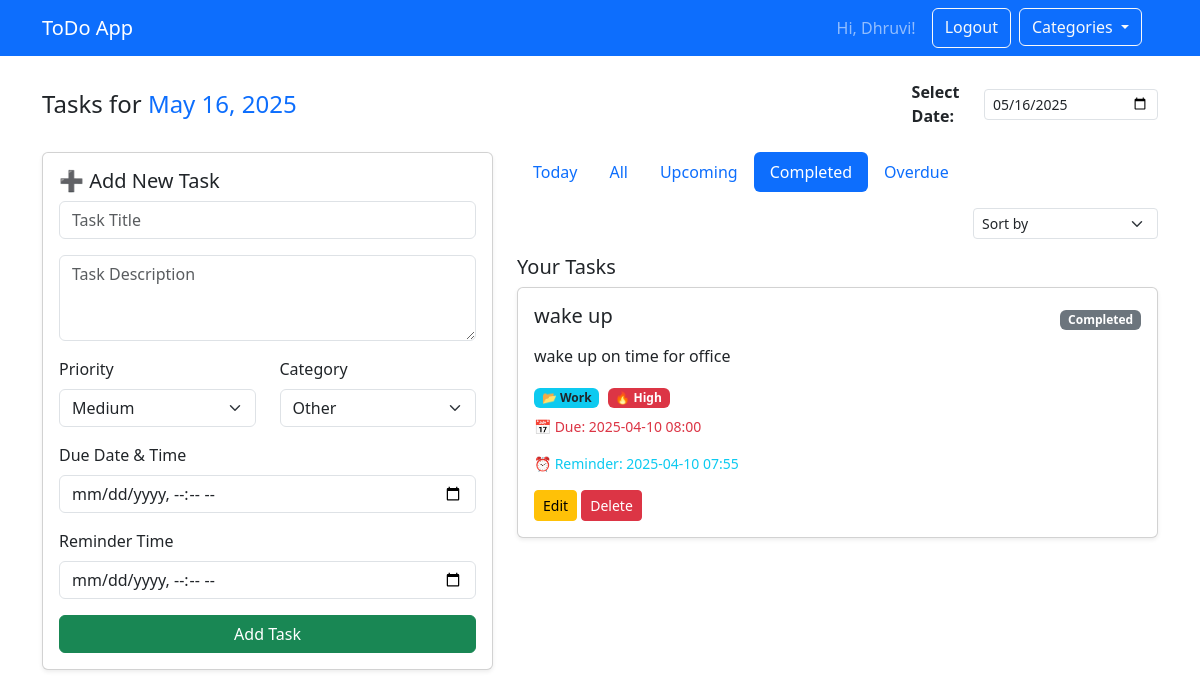
/tasks/completed (signed in), run on the app's committed database.
### models.py (models this page shows)
class User(UserMixin, db.Model):
    id = db.Column(db.Integer, primary_key=True)
    username = db.Column(db.String(80), unique=True, nullable=False)
    password = db.Column(db.String(200), nullable=False)
    todos = db.relationship('Todo', backref='owner', lazy=True)

class Todo(db.Model):
    id = db.Column(db.Integer, primary_key=True)
    title = db.Column(db.String(100), nullable=False)
    description = db.Column(db.Text, nullable=True)
    category = db.Column(db.String(20), nullable=False, default='Other')
    created_at = db.Column(db.DateTime, default=datetime.utcnow)
    reminder_time = db.Column(db.DateTime, nullable=True)
    completed = db.Column(db.Boolean, default=False)
    due_date = db.Column(db.DateTime, nullable=True)
    priority = db.Column(db.String(10), nullable=False, default='Medium')
    user_id = db.Column(db.Integer, db.ForeignKey('user.id'), nullable=False)

### routes.py (the view)
@app.route('/tasks/completed')
@login_required
def completed_tasks():
    now = datetime.now()
    tasks = Todo.query.filter_by(user_id=current_user.id, completed=True).all()
    return render_template('index.html', tasks=tasks, selected_date=date.today(), now=now, active_tab='completed')

### routes.py (called while the page is built)
@login_manager.user_loader
def load_user(user_id):
    return User.query.get(int(user_id))

### templates/index.html (shortened to what this page needs)
{% extends 'base.html' %}
{% block content %}
<div class="d-flex justify-content-between align-items-center mb-4">
  <h4 class="mb-0">
    Tasks for <span class="text-primary">{{ selected_date.strftime('%B %d, %Y') }}</span>
  </h4>
  <div class="d-flex align-items-center">
    <label for="datePicker" class="me-2 fw-semibold">Select Date:</label>
    <input type="date" class="form-control form-control-sm" id="datePicker"
           value="{{ selected_date.strftime('%Y-%m-%d') }}">
  </div>
</div>
<div class="row">
  <div class="col-md-5 mb-4">
    <div class="card shadow-sm">
      <div class="card-body">
        <h5 class="card-title">➕ Add New Task</h5>
        <form method="POST" action="{{ url_for('add') }}">
          <div class="mb-3">
            <input type="text" name="title" class="form-control" placeholder="Task Title" required>
          </div>
          <div class="mb-3">
            <textarea name="description" class="form-control" rows="3" placeholder="Task Description"></textarea>
          </div>
          <div class="row">
            <div class="col-6 mb-3">
              <label class="form-label">Priority</label>
              <select name="priority" class="form-select" required>
                <option value="Medium" selected>Medium</option>
              </select>
            </div>
            <div class="col-6 mb-3">
              <label class="form-label">Category</label>
              <select name="category" class="form-select" required>
                <option value="Other" selected>Other</option>
              </select>
            </div>
          </div>
          <div class="mb-3">
            <label class="form-label">Due Date & Time</label>
            <input type="datetime-local" name="due_date" class="form-control">
          </div>
          <div class="mb-3">
            <label class="form-label">Reminder Time</label>
            <input type="datetime-local" name="reminder_time" class="form-control">
          </div>
          <button type="submit" class="btn btn-success w-100">Add Task</button>
        </form>
      </div>
    </div>
  </div>
  <div class="col-md-7">
    <ul class="nav nav-pills mb-3">
      <li class="nav-item"><a class="nav-link {% if active_tab == 'today' %}active{% endif %}" href="{{ url_for('index') }}">Today</a></li>
      <li class="nav-item"><a class="nav-link {% if active_tab == 'all' %}active{% endif %}" href="{{ url_for('all_tasks') }}">All</a></li>
      <li class="nav-item"><a class="nav-link {% if active_tab == 'upcoming' %}active{% endif %}" href="{{ url_for('upcoming_tasks') }}">Upcoming</a></li>
      <li class="nav-item"><a class="nav-link {% if active_tab == 'completed' %}active{% endif %}" href="{{ url_for('completed_tasks') }}">Completed</a></li>
      <li class="nav-item"><a class="nav-link {% if active_tab == 'overdue' %}active{% endif %}" href="{{ url_for('overdue_tasks') }}">Overdue</a></li>
    </ul>
    <div class="mb-3 d-flex justify-content-end">
      <form id="sortForm">
        <select name="sort" class="form-select form-select-sm w-auto" onchange="this.form.submit()">
          <option disabled selected>Sort by</option>
        </select>
      </form>
    </div>
    <h5>Your Tasks</h5>
    {% if tasks %}
      {% for task in tasks %}
      <div class="card mb-3 shadow-sm
        ">
        <div class="card-body">
          <div class="d-flex justify-content-between align-items-center">
            <h5 class="card-title">{{ task.title }}</h5>
            {% if not task.completed %}
            <form action="{{ url_for('mark_complete', id=task.id) }}" method="POST" style="display:inline;">
              <button class="btn btn-sm btn-outline-success">✔ Done</button>
            </form>
            {% else %}
            <span class="badge bg-secondary">Completed</span>
            {% endif %}
          </div>
          {% if task.description %}
            <p class="card-text mt-2">{{ task.description }}</p>
          {% endif %}
          <div class="mb-2">
            <span class="badge bg-info text-dark me-1">📂 {{ task.category }}</span>
            <span class="badge
              {% if task.priority == 'High' %}bg-danger
              {% elif task.priority == 'Medium' %}bg-warning text-dark
              {% else %}bg-success{% endif %}">
              🔥 {{ task.priority }}
            </span>
          </div>
          {% if task.due_date %}
          <p class="text-danger small">📅 Due: {{ task.due_date.strftime('%Y-%m-%d %H:%M') }}</p>
          {% endif %}
          {% if task.reminder_time %}
          <p class="text-info small">⏰ Reminder: {{ task.reminder_time.strftime('%Y-%m-%d %H:%M') }}</p>
          {% endif %}
          <a href="{{ url_for('update', id=task.id) }}" class="btn btn-sm btn-warning">Edit</a>
          <a href="{{ url_for('delete', id=task.id) }}" class="btn btn-sm btn-danger">Delete</a>
        </div>
      </div>
      {% endfor %}
    {% else %}
      <p>No tasks found. Start by adding one.</p>
    {% endif %}
  </div>
</div>
{% endblock %}

### templates/base.html (shortened to what this page needs)
<!DOCTYPE html>
<html lang="en">
<head>
    <link href="https://cdn.jsdelivr.net/npm/bootstrap@5.3.3/dist/css/bootstrap.min.css" rel="stylesheet">
</head>
<body>
<nav class="navbar navbar-expand-lg navbar-dark bg-primary">
    <div class="container">
        <a class="navbar-brand" href="/">ToDo App</a>
        <div class="d-flex">
            {% if current_user.is_authenticated %}
                <span class="navbar-text me-3">Hi, {{ current_user.username }}!</span>
                <a href="{{ url_for('logout') }}" class="btn btn-outline-light">Logout</a>
                <div class="dropdown me-3">
                  <button class="btn btn-outline-light dropdown-toggle ms-2" data-bs-toggle="dropdown">
                    Categories
                  </button>
                </div>
            {% else %}
                <a href="{{ url_for('login') }}" class="btn btn-outline-light btn-sm me-2">Login</a>
                <a href="{{ url_for('register') }}" class="btn btn-light btn-sm">Register</a>
            {% endif %}
        </div>
    </div>
</nav>
<div class="container mt-4">
    {% block content %}{% endblock %}
</div>
</body>
</html>

### data on the page
User: username "Dhruvi"
Todo: title "wake up", completed "Completed", description "wake up on time for office", category "Work", priority "High", due_date "2025-04-10 08:00", reminder_time "2025-04-10 07:55"
